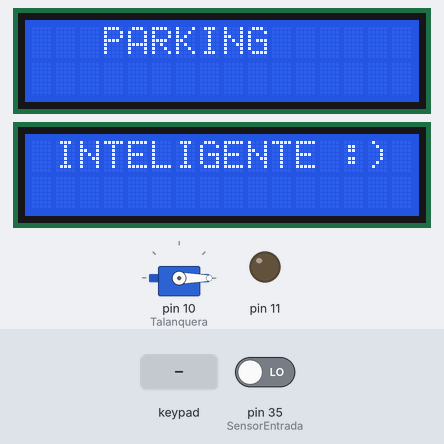
Simulated run of this sketch. Board: Arduino Mega 2560, built with avr-gcc and run on an emulated ATmega2560. Parts: 2 × 16×2 character LCD, servo, output pins drawn as LEDs (lit = HIGH). The test bench sets the inputs (shaded band); at power-on: pin 35 (SensorEntrada) LOW. What the sketch prints to the serial monitor is not drawn.

Above: at 1.3 s.
1.4 s: pin 35 (SensorEntrada) driven HIGH
At 1.7 s:
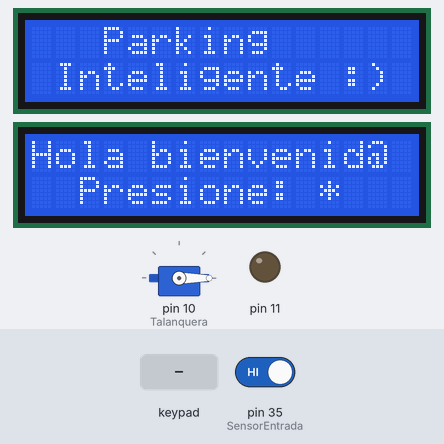
2.9 s: key '*' pressed
At 4.1 s:
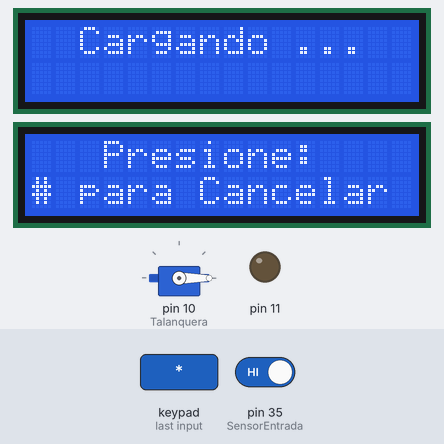
4.4 s: key '#' pressed
At 4.7 s:
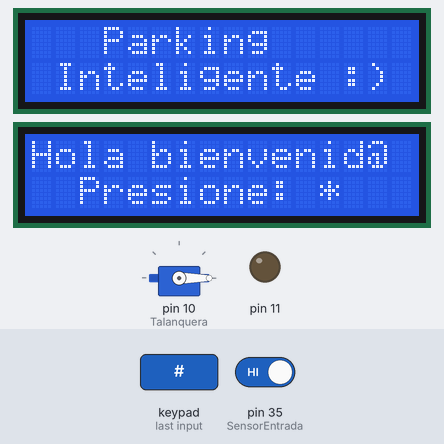
5.9 s: pin 35 (SensorEntrada) driven LOW
At 6.2 s:
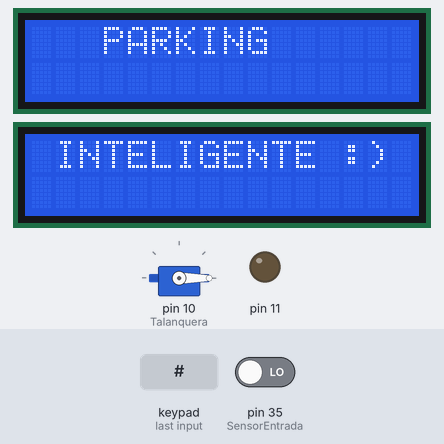
Timing chart, 0 to 8.4 s (numbered marks = the images above; inputs shaded):
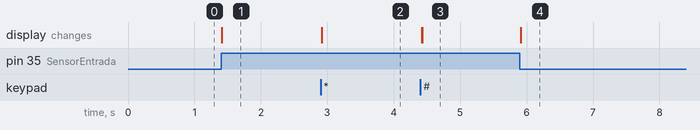

The sketch:

LCD.ino
```cpp
/*Parking Inteligente*/
#include <Servo.h>
Servo Talanquera;
bool Camara = false;
bool Disponible = false;
String TipoAuto;
int Task = 0;
String Lugar = "";
#define SensorEntrada  35
bool Ingresando = false;

#include "LCD_Teclado.h"
#include "Funciones.h"

void setup() {
  Serial.begin(115200);

  lcd1.begin(16, 2);
  lcd2.begin(16, 2);
  MensajeTareas(Task);
  customKeypad.begin();
  Talanquera.attach(10);
  delay(10);
  Talanquera.write(0);
  pinMode(11, OUTPUT);
  digitalWrite(11, LOW);
}

void loop() {
  bool SI = digitalRead(SensorEntrada);
  if (SI == 1 && Task == 0) {
    Task = 1;
    MensajeTareas(Task);
    Disponible = false;
    TipoAuto = "";
    Lugar = "";
    Ingresando = false;
  } else if (SI == 0 && Task > 0){
    Task = 0;
    MensajeTareas(Task);
  }
  customKeypad.tick();
  while(customKeypad.available()){
    keypadEvent e = customKeypad.read();
    if (Task == 1) {
      if((char)e.bit.KEY == '*') {
        Serial.println("Clasificar");
        Task = 2;
        MensajeTareas(Task);
      }
    }
    if (Task == 3) {
      if((char)e.bit.KEY == '*') {
        Serial.println("Asignar");
        Task = 4;
        MensajeTareas(Task);
      }
    }
    if (Task == 5) {
      if((char)e.bit.KEY == '*') {
        Task = 6;
        MensajeTareas(6);
        Talanquera.write(90);
        digitalWrite(11, HIGH);
        Ingresando = true;
      }
    }
    if (Task > 1) {
      if((char)e.bit.KEY == '#') {
        Task = 0;
        lcd1.clear();
        lcd2.clear();
        MensajeTareas(Task);
      }
    }
  }
  if (Serial.available()>0) {
    String Dato = Serial.readString();
    Dato = Dato.substring(0, Dato.length()-2);
    if (Task == 2) {
      if (Dato.equals("Angosto") || Dato == "Ancho") {
        TipoAuto = Dato;
        Task = 3;
        MensajeTareas(Task);
      }
    }
    if (Task == 4) {
      if (Dato != "No disponible") {
        Lugar = Dato;
        Disponible = true;
      } else {
        Disponible = false;
      }
      Task = 5;
      MensajeTareas(Task);
    }
  }
  SI = digitalRead(SensorEntrada);
  if (Task == 6 && Ingresando && SI == 0) {
    Task = 0;
    MensajeTareas(Task);
    Talanquera.write(0);
    digitalWrite(11, LOW);
  }
}
```

Funciones.h
```cpp
void MensajeTareas(int k) {
  lcd1.clear();
  lcd2.clear();
  lcd1.setCursor(0,0);
  lcd2.setCursor(0,0);
  switch(k) {
    case 0:
      lcd1.print("   PARKING      ");
      lcd2.print(" INTELIGENTE :) ");
    break;
    case 1:
      lcd1.print("   Parking      ");
      lcd1.setCursor(0,1);
      lcd1.print(" Inteligente :) ");
      lcd2.print("Hola bienvenid@ ");
      lcd2.setCursor(0,1);
      lcd2.print("  Presione: *   ");
    break;
    case 2:
      lcd1.print("  Cargando ...");
      lcd2.print("   Presione:");
      lcd2.setCursor(0,1);
      lcd2.print("# para Cancelar");
    break;
    case 3:
      lcd1.print("Su automovil es:");
      lcd1.setCursor(0,1);
      lcd1.print("    "+TipoAuto);
      lcd2.print("* para continuar");
      lcd2.setCursor(0,1);
      lcd2.print("# para Cancelar");
    break;
    case 4:
      lcd1.print("  Buscando ...");
      lcd2.print("   Presione:");
      lcd2.setCursor(0,1);
      lcd2.print("# para Cancelar");
    break;
    case 5:
      if (Disponible) {
        lcd1.print("  Estacione en  ");
        lcd1.setCursor(0,1);
        lcd1.print("   Lugar: "+Lugar+"   ");
        lcd2.print("* para continuar");
        lcd2.setCursor(0,1);
        lcd2.print("# para Cancelar ");
      } else {
        lcd1.print("Lo sentimos ... ");
        lcd1.setCursor(0,1);
        lcd1.print(" NO HAY ESPACIO ");
        lcd2.print(" Vuelva pronto  ");
        lcd2.setCursor(0,1);
        lcd2.print("  # para salir");
      }
    break;
    case 6:
      lcd1.print("   Parking      ");
      lcd1.setCursor(0,1);
      lcd1.print(" Inteligente :) ");
      lcd2.print("   Ingreso De   ");
      lcd2.setCursor(0,1);
      lcd2.print("    Vehiculo   ");
    break;
    default: Task = 0;
    break;
  }
}
```

LCD_Teclado.h
```cpp
// include the library code:
#include <LiquidCrystal.h>
// with the arduino pin number it is connected to
const int rs1 = 22, en1 = 24, d4_1 = 26, d5_1 = 28, d6_1 = 30, d7_1 = 32;
const int rs2 = 2, en2 = 3, d4_2 = 4, d5_2 = 5, d6_2= 6, d7_2 = 7;

LiquidCrystal lcd1(rs1, en1, d4_1, d5_1, d6_1, d7_1);
LiquidCrystal lcd2(rs2, en2, d4_2, d5_2, d6_2, d7_2);

#include <Adafruit_Keypad.h>
const byte ROWS = 4; // rows
const byte COLS = 4; // columns
//define the symbols on the buttons of the keypads
char keys[ROWS][COLS] = {
  {'1','2','3','A'},
  {'4','5','6','B'},
  {'7','8','9','C'},
  {'*','0','#','D'}
};
byte rowPins[ROWS] = {38, 40, 42, 44}; //connect to the row pinouts of the keypad
byte colPins[COLS] = {46, 48, 50, 52}; //connect to the column pinouts of the keypad

//initialize an instance of class NewKeypad
Adafruit_Keypad customKeypad = Adafruit_Keypad( makeKeymap(keys), rowPins, colPins, ROWS, COLS);
```

Measured:
- after the input at 1.4 s, the display: changes at once (image 1)
- after the input at 2.9 s, the display: changes at once (image 2)
- after the input at 4.4 s, the display: first changes at once (image 3 shows a later state)
- after the input at 5.9 s, the display: changes at once (image 4)
